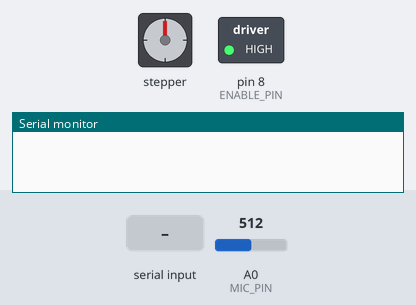
This sketch was run on a simulated Arduino Uno, built with avr-gcc and run on an emulated ATmega328P. Parts: stepper motor, switched loads named in the sketch (green lamp = pin HIGH), the last lines printed to the serial monitor. The test bench sets the inputs (shaded band); at power-on: A0 (MIC_PIN) = 512. Stepper angles assume 3200 steps per turn.

Above: at 1.2 s.
1.3 s: "GOTO:50\n" received over Serial
At 1.94 s:
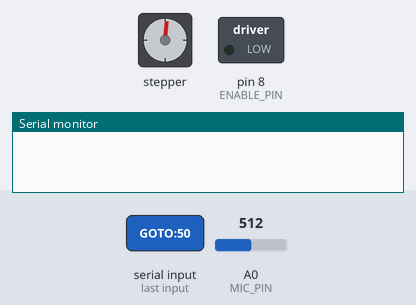
At 2.56 s:
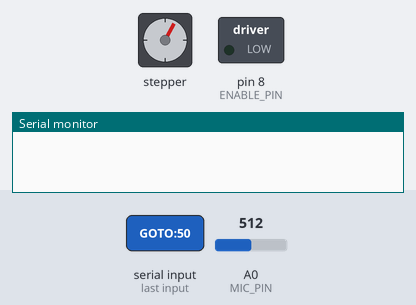
4.3 s: "GET_NOISE\n" received over Serial
At 17.6 s:
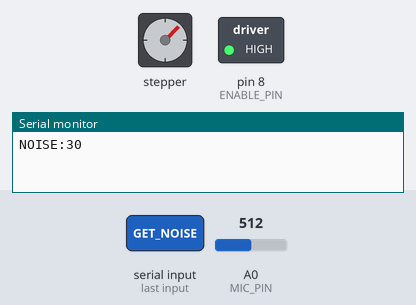
Timing chart, 0 to 19.1 s (numbered marks = the images above; inputs shaded):
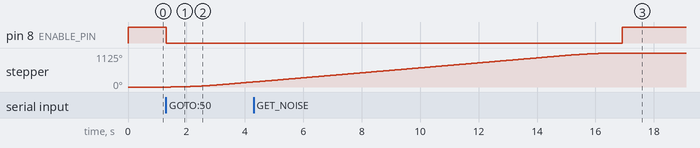

Measured:
- after the input at 1.3 s, pin 8 (ENABLE_PIN): HIGH → LOW at once; stepper: keeps turning clockwise at about 60°/s, starting after 0.16 s

The sketch:

Arduino.ino
```cpp
/*
  Decibel Defender - Arduino Stepper Motor Controller

  This sketch controls a NEMA 17 stepper motor using an Arduino Uno,
  a CNC Shield v3, and an A4988 driver. It listens for simple serial
  commands to open, close, or move the curtain to a specific percentage.

  It also reads from a MAX4466 microphone to provide ambient noise level data.

  Serial Commands:
  - OPEN: Moves the curtain to the 100% open position.
  - CLOSE: Moves the curtain to the 0% closed position.
  - GOTO:[0-100]: Moves the curtain to a specific percentage. (e.g., "GOTO:50")
  - SET_STEPS:[steps]: Sets the total steps for the full curtain travel, for calibration. (e.g., "SET_STEPS:20000")
  - GET_NOISE: Reads the ambient noise level and prints it to the serial port.
*/

#include <AccelStepper.h>

// --- Pin Definitions ---
// Stepper motor connection on CNC Shield's X-axis
#define STEP_PIN 2
#define DIR_PIN 5

// Motor driver enable pin (active LOW)
// This pin is used to disable the motor driver when not in use to prevent overheating.
#define ENABLE_PIN 8

// Analog pin for the MAX4466 microphone
#define MIC_PIN A0

// --- Stepper Motor Configuration ---
// The A4988 driver is set to 1/16 microstepping by default on the CNC shield.
// A standard NEMA 17 motor has 200 steps per revolution.
// 200 steps * 16 microsteps = 3200 steps per revolution.
const int STEPS_PER_REVOLUTION = 3200;

// This value is CRITICAL for calibration. It's the total number of steps
// the motor needs to turn to move the curtain from fully closed to fully open.
// This can be updated on-the-fly with the "SET_STEPS" command.
long totalStepsForCurtain = 20000;

// Create an instance of the AccelStepper library
AccelStepper stepper(AccelStepper::DRIVER, STEP_PIN, DIR_PIN);

// --- State Management ---
enum MotorState {
  IDLE,
  MOVING
};
MotorState motorState = IDLE;

// --- Serial Communication ---
String inputString = "";         // A String to hold incoming data
bool stringComplete = false;  // Whether the string is complete

void setup() {
  Serial.begin(9600);
  inputString.reserve(50); // Pre-allocate memory for the string

  // Configure motor control pins
  pinMode(ENABLE_PIN, OUTPUT);

  // By default, the motor driver is disabled. Power is cut off, motor is cool and can be moved by hand.
  disableMotor();

  // Configure the AccelStepper library
  stepper.setMaxSpeed(800);    // Steps per second
  stepper.setAcceleration(400); // Steps per second per second
}

void loop() {
  // Check for incoming serial commands
  if (stringComplete) {
    processCommand(inputString);
    inputString = "";
    stringComplete = false;
  }

  // If the motor is supposed to be moving, run the stepper
  if (motorState == MOVING) {
    // If the motor has reached its target position
    if (stepper.distanceToGo() == 0) {
      motorState = IDLE;
      // Disable motor to prevent overheating and save power
      disableMotor();
    } else {
      // Continue moving towards the target
      stepper.run();
    }
  }
}

// --- Serial Event Handler ---
// This function is called whenever data is received from the serial port.
void serialEvent() {
  while (Serial.available()) {
    char inChar = (char)Serial.read();
    if (inChar == '\n') {
      stringComplete = true;
    } else {
      inputString += inChar;
    }
  }
}

// --- Command Processing ---
void processCommand(String cmd) {
  cmd.trim(); // Remove any whitespace

  if (cmd.equalsIgnoreCase("OPEN")) {
    moveCurtainTo(100);
  } else if (cmd.equalsIgnoreCase("CLOSE")) {
    moveCurtainTo(0);
  } else if (cmd.startsWith("GOTO:")) {
    int percentage = cmd.substring(5).toInt();
    moveCurtainTo(percentage);
  } else if (cmd.startsWith("SET_STEPS:")) {
    long newTotalSteps = cmd.substring(10).toInt();
    if (newTotalSteps > 0) {
      totalStepsForCurtain = newTotalSteps;
      Serial.print("OK: Total steps set to ");
      Serial.println(totalStepsForCurtain);
    }
  } else if (cmd.equalsIgnoreCase("GET_NOISE")) {
    int noise = getNoiseLevel();
    Serial.print("NOISE:");
    Serial.println(noise);
  }
}

// --- Motor Control Functions ---

// Enables the A4988 driver. Must be called before any movement.
void enableMotor() {
  digitalWrite(ENABLE_PIN, LOW); // LOW means enabled
  delay(10); // Short delay to ensure driver is ready
}

// Disables the A4988 driver. Motor will be cool and free-wheeling.
void disableMotor() {
  digitalWrite(ENABLE_PIN, HIGH); // HIGH means disabled
}

// Calculates the target step position based on a percentage and commands the motor to move.
void moveCurtainTo(int percentage) {
  // Constrain percentage to be between 0 and 100
  percentage = constrain(percentage, 0, 100);

  // Calculate the target step position
  long targetPosition = map(percentage, 0, 100, 0, totalStepsForCurtain);

  // Only move if the target is different from the current position
  if (targetPosition != stepper.currentPosition()) {
    enableMotor(); // Power up the motor
    motorState = MOVING;
    stepper.moveTo(targetPosition);
  }
}

// --- Sensor Reading Function ---

// Reads the microphone and maps the analog value to a pseudo-dB scale
int getNoiseLevel() {
  const int sampleWindow = 50; // Sample window width in mS (50 mS = 20Hz)
  unsigned int sample;

  unsigned long startMillis = millis(); // Start of sample window
  unsigned int peakToPeak = 0;   // peak-to-peak level

  unsigned int signalMax = 0;
  unsigned int signalMin = 1024;

  // collect data for 50 mS
  while (millis() - startMillis < sampleWindow) {
    sample = analogRead(MIC_PIN);
    if (sample < 1024) { // toss out spurious readings
      if (sample > signalMax) {
        signalMax = sample;  // save just the max levels
      } else if (sample < signalMin) {
        signalMin = sample;  // save just the min levels
      }
    }
  }
  peakToPeak = signalMax - signalMin;  // max - min = peak-peak amplitude

  // Map the peak-to-peak amplitude to a more intuitive 0-100 dB-like scale.
  // This is not a true dB value but provides a useful relative metric.
  // The values (e.g., 10, 800) may need tuning based on your microphone's sensitivity.
  int noise = map(peakToPeak, 10, 800, 30, 100);
  return constrain(noise, 30, 100); // Constrain to a reasonable range
}
```
